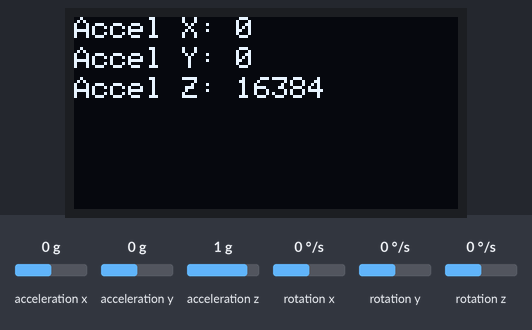
Bench run of a sketch on a simulated Arduino Uno, built with avr-gcc and run on an emulated ATmega328P. On the bench: 128×64 one-colour display. The inputs (shaded band) are chosen by the test bench; at power-on: acceleration x 0 g, acceleration y 0 g, acceleration z 1 g, rotation x 0 °/s, rotation y 0 °/s, rotation z 0 °/s. The display library's start-up logo is not drawn.

Above: at 3.2 s.
3.3 s: acceleration x set to -1.4 g
At 4.1 s:
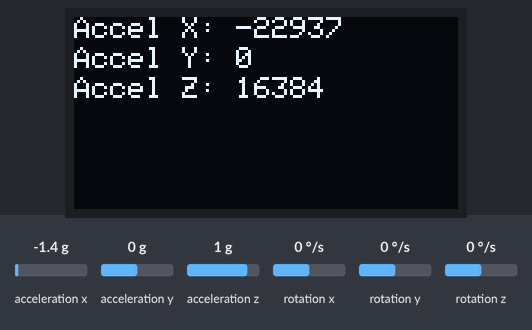
4.9 s: acceleration y set to -1.4 g
At 6.2 s:
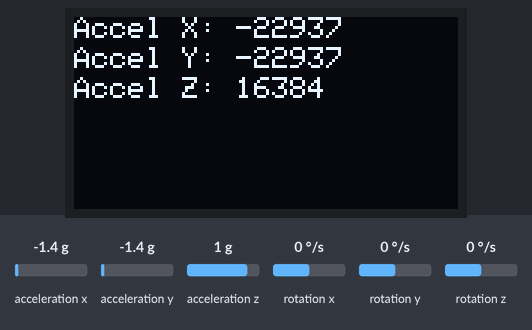
6.5 s: acceleration z set to -1.4 g
At 7.5 s:
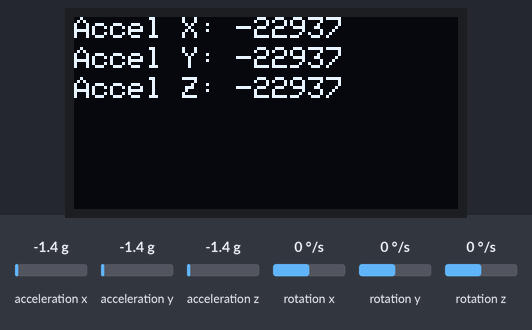
8.1 s: acceleration x set to -0.8 g
At 8.8 s:
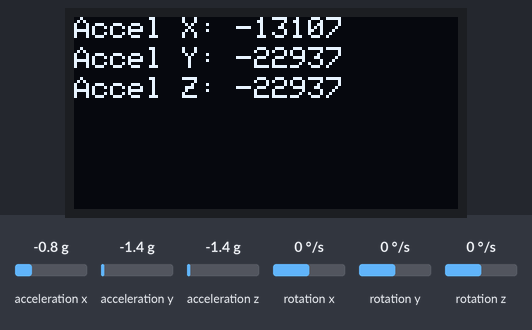
Timing chart, 0 to 10.7 s (numbered marks = the images above; inputs shaded):
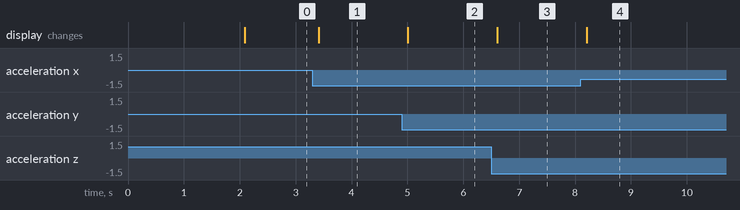

The sketch:

Digital_Goniometer.ino
```cpp
#include <Wire.h>
#include <Adafruit_GFX.h>
#include <Adafruit_SSD1306.h>
#include <MPU6050.h>

#define OLED_RESET 4
Adafruit_SSD1306 display(OLED_RESET);

MPU6050 mpu;

void setup() {
  display.begin(SSD1306_SWITCHCAPVCC, 0x3C);
  display.display();
  delay(2000);
  display.clearDisplay();

  Wire.begin();
  mpu.initialize();

  display.setTextSize(1);
  display.setTextColor(WHITE);
}

void loop() {
  int16_t ax, ay, az;
  mpu.getAcceleration(&ax, &ay, &az);

  display.clearDisplay();
  display.setCursor(0,0);
  display.print("Accel X: ");
  display.print(ax);
  display.setCursor(0,10);
  display.print("Accel Y: ");
  display.print(ay);
  display.setCursor(0,20);
  display.print("Accel Z: ");
  display.print(az);
  display.display();
  delay(100);
}
```

Measured:
- after the input at 3.3 s, the display: changes after 0.11 s (image 1)
- after the input at 4.9 s, the display: changes after 0.10 s (image 2)
- after the input at 6.5 s, the display: changes after 0.11 s (image 3)
- after the input at 8.1 s, the display: changes after 0.11 s (image 4)
